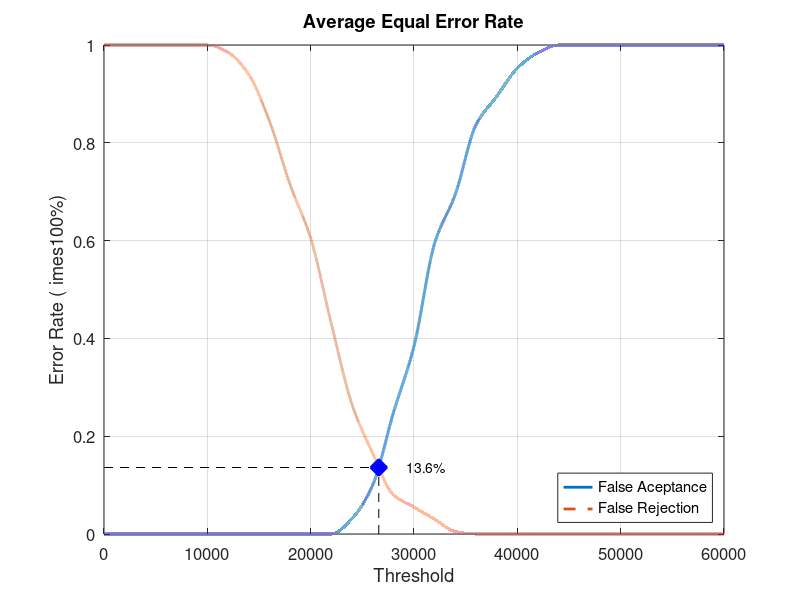
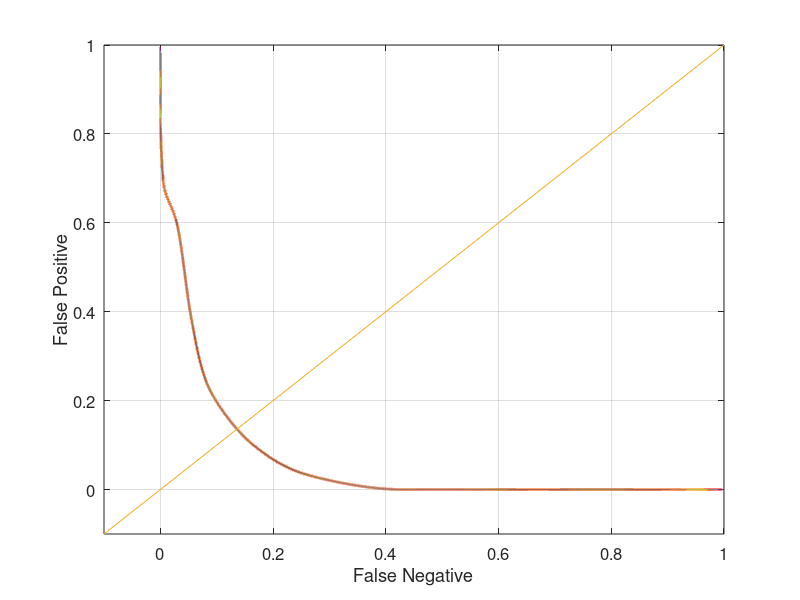

Source code (MATLAB) for these figures, in order:
close all;
clear;
clc;
x = 0:2000:60000;
xq = 0:0.5:60000;

y0 = [0 0 0 0 0 0 0 0 0 0 0 0 0.0315789 0.1 0.247368 0.384211 0.594737 0.694737 0.836842 0.894737 0.952632 0.984211 1 1 1 1 1 1 1 1 1]
yy0 = interp1(x, y0, xq, 'pchip');
y1 = [1 1 1 1 1 1 0.985 0.94 0.845 0.715 0.605 0.43 0.265 0.165 0.08 0.055 0.03 0.005 0 0 0 0 0 0 0 0 0 0 0 0 0]
yy1 = interp1(x, y1, xq, 'pchip');

% Calculating EER: 
y2 = abs(y0 - y1);
find(y2 == min(y2))
yy2 = abs(yy0 - yy1);
xEER = find(yy2 == min(yy2));
xEERIndex = xq(xEER) % X-axis EER
yEER = yy0(xEER) % Y-axis EER

main = figure
plot(xq, yy0,'-','LineWidth', 2);	hold on
plot(xq, yy1,'--','LineWidth', 2);	hold on
plot([xEERIndex xEERIndex], [0 yEER], 'k--');	hold on
plot([0 xEERIndex], [yEER yEER], 'k--');	hold on
plot(xEERIndex, yEER, 'bx', 'LineWidth', 10);	hold on
text(xEERIndex + 10 * xEERIndex / 100, yEER, [num2str(round((10000 * yEER)) / 100) '%'])
legend('False Aceptance', 'False Rejection', 'Location', 'SouthEast')
xlabel('Threshold')
ylabel('Error Rate (	imes100%)')
title('Average Equal Error Rate')
set(gca, 'FontSize', 12)
axis([0 60000 0 1])
grid on

print(main, 'Database4_2Main', '-dpng');
FNRxFPR = figure('Color', [1 1 1]);
plot(yy1, yy0, '-', yy1, yy0, 'LineWidth', 2);
hold on
y = -0.1:0.1:1
plot(y, y); 
set(gca, 'FontSize', 12)
xlabel('False Negative')
ylabel('False Positive')
axis([-0.1 1 -0.1 1])
set(gca, 'FontSize', 12)
grid on

print(FNRxFPR, 'Database4_2FNRxFPR','-dpng');
